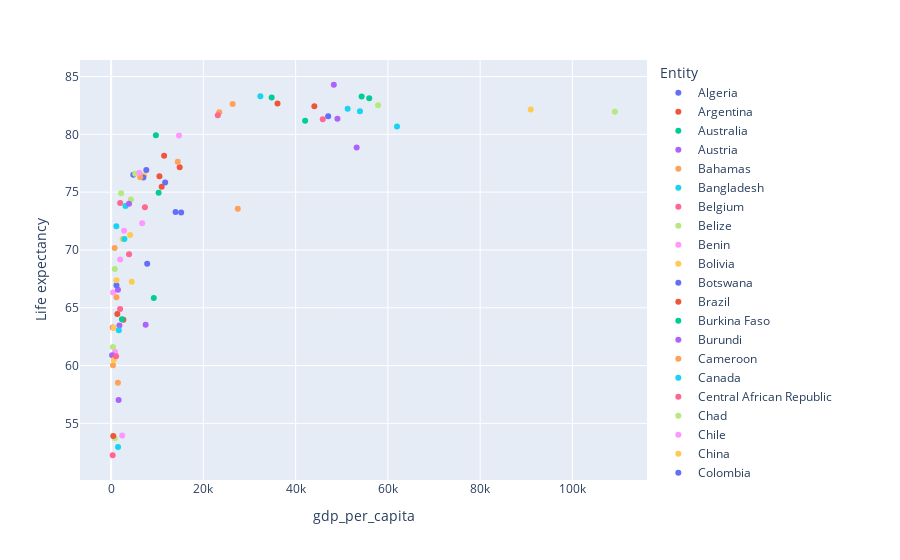

The cell this chart's notebook holds for it:
### Code cell
px.scatter(gdp_pop_le.query('Year == 2017'), x='gdp_per_capita', y='Life expectancy', color='Entity')

### Figure 1 — Plotly figure (JSON) as saved in the notebook; plotly's stock layout.template omitted (floating-point values rounded to 4 significant figures)
{"data": [{"hovertemplate": "Entity=Algeria<br>gdp_per_capita=%{x}<br>Life expectancy=%{y}<extra></extra>", "legendgroup": "Algeria", "marker": {"color": "#636efa", "symbol": "circle"}, "mode": "markers", "name": "Algeria", "orientation": "v", "showlegend": true, "type": "scatter", "x": [4817.0], "xaxis": "x", "y": [76.5], "yaxis": "y"}, {"hovertemplate": "Entity=Argentina<br>gdp_per_capita=%{x}<br>Life expectancy=%{y}<extra></extra>", "legendgroup": "Argentina", "marker": {"color": "#EF553B", "symbol": "circle"}, "mode": "markers", "name": "Argentina", "orientation": "v", "showlegend": true, "type": "scatter", "x": [10480.0], "xaxis": "x", "y": [76.37], "yaxis": "y"}, {"hovertemplate": "Entity=Australia<br>gdp_per_capita=%{x}<br>Life expectancy=%{y}<extra></extra>", "legendgroup": "Australia", "marker": {"color": "#00cc96", "symbol": "circle"}, "mode": "markers", "name": "Australia", "orientation": "v", "showlegend": true, "type": "scatter", "x": [55960.0], "xaxis": "x", "y": [83.12], "yaxis": "y"}, {"hovertemplate": "Entity=Austria<br>gdp_per_capita=%{x}<br>Life expectancy=%{y}<extra></extra>", "legendgroup": "Austria", "marker": {"color": "#ab63fa", "symbol": "circle"}, "mode": "markers", "name": "Austria", "orientation": "v", "showlegend": true, "type": "scatter", "x": [49070.0], "xaxis": "x", "y": [81.34], "yaxis": "y"}, {"hovertemplate": "Entity=Bahamas<br>gdp_per_capita=%{x}<br>Life expectancy=%{y}<extra></extra>", "legendgroup": "Bahamas", "marker": {"color": "#FFA15A", "symbol": "circle"}, "mode": "markers", "name": "Bahamas", "orientation": "v", "showlegend": true, "type": "scatter", "x": [27470.0], "xaxis": "x", "y": [73.55], "yaxis": "y"}, {"hovertemplate": "Entity=Bangladesh<br>gdp_per_capita=%{x}<br>Life expectancy=%{y}<extra></extra>", "legendgroup": "Bangladesh", "marker": {"color": "#19d3f3", "symbol": "circle"}, "mode": "markers", "name": "Bangladesh", "orientation": "v", "showlegend": true, "type": "scatter", "x": [1127.0], "xaxis": "x", "y": [72.05], "yaxis": "y"}, {"hovertemplate": "Entity=Belgium<br>gdp_per_capita=%{x}<br>Life expectancy=%{y}<extra></extra>", "legendgroup": "Belgium", "marker": {"color": "#FF6692", "symbol": "circle"}, "mode": "markers", "name": "Belgium", "orientation": "v", "showlegend": true, "type": "scatter", "x": [45890.0], "xaxis": "x", "y": [81.31], "yaxis": "y"}, {"hovertemplate": "Entity=Belize<br>gdp_per_capita=%{x}<br>Life expectancy=%{y}<extra></extra>", "legendgroup": "Belize", "marker": {"color": "#B6E880", "symbol": "circle"}, "mode": "markers", "name": "Belize", "orientation": "v", "showlegend": true, "type": "scatter", "x": [4300.0], "xaxis": "x", "y": [74.36], "yaxis": "y"}, {"hovertemplate": "Entity=Benin<br>gdp_per_capita=%{x}<br>Life expectancy=%{y}<extra></extra>", "legendgroup": "Benin", "marker": {"color": "#FF97FF", "symbol": "circle"}, "mode": "markers", "name": "Benin", "orientation": "v", "showlegend": true, "type": "scatter", "x": [860.0], "xaxis": "x", "y": [61.17], "yaxis": "y"}, {"hovertemplate": "Entity=Bolivia<br>gdp_per_capita=%{x}<br>Life expectancy=%{y}<extra></extra>", "legendgroup": "Bolivia", "marker": {"color": "#FECB52", "symbol": "circle"}, "mode": "markers", "name": "Bolivia", "orientation": "v", "showlegend": true, "type": "scatter", "x": [2491.0], "xaxis": "x", "y": [70.94], "yaxis": "y"}, {"hovertemplate": "Entity=Botswana<br>gdp_per_capita=%{x}<br>Life expectancy=%{y}<extra></extra>", "legendgroup": "Botswana", "marker": {"color": "#636efa", "symbol": "circle"}, "mode": "markers", "name": "Botswana", "orientation": "v", "showlegend": true, "type": "scatter", "x": [7819.0], "xaxis": "x", "y": [68.81], "yaxis": "y"}, {"hovertemplate": "Entity=Brazil<br>gdp_per_capita=%{x}<br>Life expectancy=%{y}<extra></extra>", "legendgroup": "Brazil", "marker": {"color": "#EF553B", "symbol": "circle"}, "mode": "markers", "name": "Brazil", "orientation": "v", "showlegend": true, "type": "scatter", "x": [10970.0], "xaxis": "x", "y": [75.46], "yaxis": "y"}, {"hovertemplate": "Entity=Burkina Faso<br>gdp_per_capita=%{x}<br>Life expectancy=%{y}<extra></extra>", "legendgroup": "Burkina Faso", "marker": {"color": "#00cc96", "symbol": "circle"}, "mode": "markers", "name": "Burkina Faso", "orientation": "v", "showlegend": true, "type": "scatter", "x": [688.5], "xaxis": "x", "y": [60.77], "yaxis": "y"}, {"hovertemplate": "Entity=Burundi<br>gdp_per_capita=%{x}<br>Life expectancy=%{y}<extra></extra>", "legendgroup": "Burundi", "marker": {"color": "#ab63fa", "symbol": "circle"}, "mode": "markers", "name": "Burundi", "orientation": "v", "showlegend": true, "type": "scatter", "x": [213.3], "xaxis": "x", "y": [60.9], "yaxis": "y"}, {"hovertemplate": "Entity=Cameroon<br>gdp_per_capita=%{x}<br>Life expectancy=%{y}<extra></extra>", "legendgroup": "Cameroon", "marker": {"color": "#FFA15A", "symbol": "circle"}, "mode": "markers", "name": "Cameroon", "orientation": "v", "showlegend": true, "type": "scatter", "x": [1472.0], "xaxis": "x", "y": [58.51], "yaxis": "y"}, {"hovertemplate": "Entity=Canada<br>gdp_per_capita=%{x}<br>Life expectancy=%{y}<extra></extra>", "legendgroup": "Canada", "marker": {"color": "#19d3f3", "symbol": "circle"}, "mode": "markers", "name": "Canada", "orientation": "v", "showlegend": true, "type": "scatter", "x": [51280.0], "xaxis": "x", "y": [82.21], "yaxis": "y"}, {"hovertemplate": "Entity=Central African Republic<br>gdp_per_capita=%{x}<br>Life expectancy=%{y}<extra></extra>", "legendgroup": "Central African Republic", "marker": {"color": "#FF6692", "symbol": "circle"}, "mode": "markers", "name": "Central African Republic", "orientation": "v", "showlegend": true, "type": "scatter", "x": [339.6], "xaxis": "x", "y": [52.24], "yaxis": "y"}, {"hovertemplate": "Entity=Chad<br>gdp_per_capita=%{x}<br>Life expectancy=%{y}<extra></extra>", "legendgroup": "Chad", "marker": {"color": "#B6E880", "symbol": "circle"}, "mode": "markers", "name": "Chad", "orientation": "v", "showlegend": true, "type": "scatter", "x": [817.0], "xaxis": "x", "y": [53.71], "yaxis": "y"}, {"hovertemplate": "Entity=Chile<br>gdp_per_capita=%{x}<br>Life expectancy=%{y}<extra></extra>", "legendgroup": "Chile", "marker": {"color": "#FF97FF", "symbol": "circle"}, "mode": "markers", "name": "Chile", "orientation": "v", "showlegend": true, "type": "scatter", "x": [14720.0], "xaxis": "x", "y": [79.91], "yaxis": "y"}, {"hovertemplate": "Entity=China<br>gdp_per_capita=%{x}<br>Life expectancy=%{y}<extra></extra>", "legendgroup": "China", "marker": {"color": "#FECB52", "symbol": "circle"}, "mode": "markers", "name": "China", "orientation": "v", "showlegend": true, "type": "scatter", "x": [7150.0], "xaxis": "x", "y": [76.47], "yaxis": "y"}, {"hovertemplate": "Entity=Colombia<br>gdp_per_capita=%{x}<br>Life expectancy=%{y}<extra></extra>", "legendgroup": "Colombia", "marker": {"color": "#636efa", "symbol": "circle"}, "mode": "markers", "name": "Colombia", "orientation": "v", "showlegend": true, "type": "scatter", "x": [7625.0], "xaxis": "x", "y": [76.92], "yaxis": "y"}, {"hovertemplate": "Entity=Congo<br>gdp_per_capita=%{x}<br>Life expectancy=%{y}<extra></extra>", "legendgroup": "Congo", "marker": {"color": "#EF553B", "symbol": "circle"}, "mode": "markers", "name": "Congo", "orientation": "v", "showlegend": true, "type": "scatter", "x": [2652.0], "xaxis": "x", "y": [63.95], "yaxis": "y"}, {"hovertemplate": "Entity=Costa Rica<br>gdp_per_capita=%{x}<br>Life expectancy=%{y}<extra></extra>", "legendgroup": "Costa Rica", "marker": {"color": "#00cc96", "symbol": "circle"}, "mode": "markers", "name": "Costa Rica", "orientation": "v", "showlegend": true, "type": "scatter", "x": [9704.0], "xaxis": "x", "y": [79.91], "yaxis": "y"}, {"hovertemplate": "Entity=Cote d'Ivoire<br>gdp_per_capita=%{x}<br>Life expectancy=%{y}<extra></extra>", "legendgroup": "Cote d'Ivoire", "marker": {"color": "#ab63fa", "symbol": "circle"}, "mode": "markers", "name": "Cote d'Ivoire", "orientation": "v", "showlegend": true, "type": "scatter", "x": [1623.0], "xaxis": "x", "y": [57.02], "yaxis": "y"}, {"hovertemplate": "Entity=Democratic Republic of Congo<br>gdp_per_capita=%{x}<br>Life expectancy=%{y}<extra></extra>", "legendgroup": "Democratic Republic of Congo", "marker": {"color": "#FFA15A", "symbol": "circle"}, "mode": "markers", "name": "Democratic Republic of Congo", "orientation": "v", "showlegend": true, "type": "scatter", "x": [408.8], "xaxis": "x", "y": [60.03], "yaxis": "y"}, {"hovertemplate": "Entity=Denmark<br>gdp_per_capita=%{x}<br>Life expectancy=%{y}<extra></extra>", "legendgroup": "Denmark", "marker": {"color": "#19d3f3", "symbol": "circle"}, "mode": "markers", "name": "Denmark", "orientation": "v", "showlegend": true, "type": "scatter", "x": [61990.0], "xaxis": "x", "y": [80.68], "yaxis": "y"}, {"hovertemplate": "Entity=Dominican Republic<br>gdp_per_capita=%{x}<br>Life expectancy=%{y}<extra></extra>", "legendgroup": "Dominican Republic", "marker": {"color": "#FF6692", "symbol": "circle"}, "mode": "markers", "name": "Dominican Republic", "orientation": "v", "showlegend": true, "type": "scatter", "x": [7326.0], "xaxis": "x", "y": [73.69], "yaxis": "y"}, {"hovertemplate": "Entity=Ecuador<br>gdp_per_capita=%{x}<br>Life expectancy=%{y}<extra></extra>", "legendgroup": "Ecuador", "marker": {"color": "#B6E880", "symbol": "circle"}, "mode": "markers", "name": "Ecuador", "orientation": "v", "showlegend": true, "type": "scatter", "x": [5219.0], "xaxis": "x", "y": [76.58], "yaxis": "y"}, {"hovertemplate": "Entity=Egypt<br>gdp_per_capita=%{x}<br>Life expectancy=%{y}<extra></extra>", "legendgroup": "Egypt", "marker": {"color": "#FF97FF", "symbol": "circle"}, "mode": "markers", "name": "Egypt", "orientation": "v", "showlegend": true, "type": "scatter", "x": [2817.0], "xaxis": "x", "y": [71.66], "yaxis": "y"}, {"hovertemplate": "Entity=Fiji<br>gdp_per_capita=%{x}<br>Life expectancy=%{y}<extra></extra>", "legendgroup": "Fiji", "marker": {"color": "#FECB52", "symbol": "circle"}, "mode": "markers", "name": "Fiji", "orientation": "v", "showlegend": true, "type": "scatter", "x": [4463.0], "xaxis": "x", "y": [67.25], "yaxis": "y"}, {"hovertemplate": "Entity=Finland<br>gdp_per_capita=%{x}<br>Life expectancy=%{y}<extra></extra>", "legendgroup": "Finland", "marker": {"color": "#636efa", "symbol": "circle"}, "mode": "markers", "name": "Finland", "orientation": "v", "showlegend": true, "type": "scatter", "x": [47060.0], "xaxis": "x", "y": [81.56], "yaxis": "y"}, {"hovertemplate": "Entity=France<br>gdp_per_capita=%{x}<br>Life expectancy=%{y}<extra></extra>", "legendgroup": "France", "marker": {"color": "#EF553B", "symbol": "circle"}, "mode": "markers", "name": "France", "orientation": "v", "showlegend": true, "type": "scatter", "x": [44060.0], "xaxis": "x", "y": [82.43], "yaxis": "y"}, {"hovertemplate": "Entity=Gabon<br>gdp_per_capita=%{x}<br>Life expectancy=%{y}<extra></extra>", "legendgroup": "Gabon", "marker": {"color": "#00cc96", "symbol": "circle"}, "mode": "markers", "name": "Gabon", "orientation": "v", "showlegend": true, "type": "scatter", "x": [9260.0], "xaxis": "x", "y": [65.84], "yaxis": "y"}, {"hovertemplate": "Entity=Ghana<br>gdp_per_capita=%{x}<br>Life expectancy=%{y}<extra></extra>", "legendgroup": "Ghana", "marker": {"color": "#ab63fa", "symbol": "circle"}, "mode": "markers", "name": "Ghana", "orientation": "v", "showlegend": true, "type": "scatter", "x": [1796.0], "xaxis": "x", "y": [63.46], "yaxis": "y"}, {"hovertemplate": "Entity=Greece<br>gdp_per_capita=%{x}<br>Life expectancy=%{y}<extra></extra>", "legendgroup": "Greece", "marker": {"color": "#FFA15A", "symbol": "circle"}, "mode": "markers", "name": "Greece", "orientation": "v", "showlegend": true, "type": "scatter", "x": [23440.0], "xaxis": "x", "y": [81.9], "yaxis": "y"}, {"hovertemplate": "Entity=Guatemala<br>gdp_per_capita=%{x}<br>Life expectancy=%{y}<extra></extra>", "legendgroup": "Guatemala", "marker": {"color": "#19d3f3", "symbol": "circle"}, "mode": "markers", "name": "Guatemala", "orientation": "v", "showlegend": true, "type": "scatter", "x": [3124.0], "xaxis": "x", "y": [73.81], "yaxis": "y"}, {"hovertemplate": "Entity=Guyana<br>gdp_per_capita=%{x}<br>Life expectancy=%{y}<extra></extra>", "legendgroup": "Guyana", "marker": {"color": "#FF6692", "symbol": "circle"}, "mode": "markers", "name": "Guyana", "orientation": "v", "showlegend": true, "type": "scatter", "x": [3886.0], "xaxis": "x", "y": [69.62], "yaxis": "y"}, {"hovertemplate": "Entity=Honduras<br>gdp_per_capita=%{x}<br>Life expectancy=%{y}<extra></extra>", "legendgroup": "Honduras", "marker": {"color": "#B6E880", "symbol": "circle"}, "mode": "markers", "name": "Honduras", "orientation": "v", "showlegend": true, "type": "scatter", "x": [2172.0], "xaxis": "x", "y": [74.9], "yaxis": "y"}, {"hovertemplate": "Entity=India<br>gdp_per_capita=%{x}<br>Life expectancy=%{y}<extra></extra>", "legendgroup": "India", "marker": {"color": "#FF97FF", "symbol": "circle"}, "mode": "markers", "name": "India", "orientation": "v", "showlegend": true, "type": "scatter", "x": [1964.0], "xaxis": "x", "y": [69.17], "yaxis": "y"}, {"hovertemplate": "Entity=Indonesia<br>gdp_per_capita=%{x}<br>Life expectancy=%{y}<extra></extra>", "legendgroup": "Indonesia", "marker": {"color": "#FECB52", "symbol": "circle"}, "mode": "markers", "name": "Indonesia", "orientation": "v", "showlegend": true, "type": "scatter", "x": [4120.0], "xaxis": "x", "y": [71.28], "yaxis": "y"}, {"hovertemplate": "Entity=Iran<br>gdp_per_capita=%{x}<br>Life expectancy=%{y}<extra></extra>", "legendgroup": "Iran", "marker": {"color": "#636efa", "symbol": "circle"}, "mode": "markers", "name": "Iran", "orientation": "v", "showlegend": true, "type": "scatter", "x": [6989.0], "xaxis": "x", "y": [76.27], "yaxis": "y"}, {"hovertemplate": "Entity=Israel<br>gdp_per_capita=%{x}<br>Life expectancy=%{y}<extra></extra>", "legendgroup": "Israel", "marker": {"color": "#EF553B", "symbol": "circle"}, "mode": "markers", "name": "Israel", "orientation": "v", "showlegend": true, "type": "scatter", "x": [36070.0], "xaxis": "x", "y": [82.66], "yaxis": "y"}, {"hovertemplate": "Entity=Italy<br>gdp_per_capita=%{x}<br>Life expectancy=%{y}<extra></extra>", "legendgroup": "Italy", "marker": {"color": "#00cc96", "symbol": "circle"}, "mode": "markers", "name": "Italy", "orientation": "v", "showlegend": true, "type": "scatter", "x": [34810.0], "xaxis": "x", "y": [83.18], "yaxis": "y"}, {"hovertemplate": "Entity=Japan<br>gdp_per_capita=%{x}<br>Life expectancy=%{y}<extra></extra>", "legendgroup": "Japan", "marker": {"color": "#ab63fa", "symbol": "circle"}, "mode": "markers", "name": "Japan", "orientation": "v", "showlegend": true, "type": "scatter", "x": [48280.0], "xaxis": "x", "y": [84.29], "yaxis": "y"}, {"hovertemplate": "Entity=Kenya<br>gdp_per_capita=%{x}<br>Life expectancy=%{y}<extra></extra>", "legendgroup": "Kenya", "marker": {"color": "#FFA15A", "symbol": "circle"}, "mode": "markers", "name": "Kenya", "orientation": "v", "showlegend": true, "type": "scatter", "x": [1157.0], "xaxis": "x", "y": [65.91], "yaxis": "y"}, {"hovertemplate": "Entity=Lesotho<br>gdp_per_capita=%{x}<br>Life expectancy=%{y}<extra></extra>", "legendgroup": "Lesotho", "marker": {"color": "#19d3f3", "symbol": "circle"}, "mode": "markers", "name": "Lesotho", "orientation": "v", "showlegend": true, "type": "scatter", "x": [1504.0], "xaxis": "x", "y": [52.95], "yaxis": "y"}, {"hovertemplate": "Entity=Liberia<br>gdp_per_capita=%{x}<br>Life expectancy=%{y}<extra></extra>", "legendgroup": "Liberia", "marker": {"color": "#FF6692", "symbol": "circle"}, "mode": "markers", "name": "Liberia", "orientation": "v", "showlegend": true, "type": "scatter", "x": [354.5], "xaxis": "x", "y": [63.3], "yaxis": "y"}, {"hovertemplate": "Entity=Luxembourg<br>gdp_per_capita=%{x}<br>Life expectancy=%{y}<extra></extra>", "legendgroup": "Luxembourg", "marker": {"color": "#B6E880", "symbol": "circle"}, "mode": "markers", "name": "Luxembourg", "orientation": "v", "showlegend": true, "type": "scatter", "x": [109200.0], "xaxis": "x", "y": [81.95], "yaxis": "y"}, {"hovertemplate": "Entity=Madagascar<br>gdp_per_capita=%{x}<br>Life expectancy=%{y}<extra></extra>", "legendgroup": "Madagascar", "marker": {"color": "#FF97FF", "symbol": "circle"}, "mode": "markers", "name": "Madagascar", "orientation": "v", "showlegend": true, "type": "scatter", "x": [421.9], "xaxis": "x", "y": [66.31], "yaxis": "y"}, {"hovertemplate": "Entity=Malawi<br>gdp_per_capita=%{x}<br>Life expectancy=%{y}<extra></extra>", "legendgroup": "Malawi", "marker": {"color": "#FECB52", "symbol": "circle"}, "mode": "markers", "name": "Malawi", "orientation": "v", "showlegend": true, "type": "scatter", "x": [512.7], "xaxis": "x", "y": [63.28], "yaxis": "y"}, {"hovertemplate": "Entity=Malaysia<br>gdp_per_capita=%{x}<br>Life expectancy=%{y}<extra></extra>", "legendgroup": "Malaysia", "marker": {"color": "#636efa", "symbol": "circle"}, "mode": "markers", "name": "Malaysia", "orientation": "v", "showlegend": true, "type": "scatter", "x": [11710.0], "xaxis": "x", "y": [75.83], "yaxis": "y"}, {"hovertemplate": "Entity=Mauritania<br>gdp_per_capita=%{x}<br>Life expectancy=%{y}<extra></extra>", "legendgroup": "Mauritania", "marker": {"color": "#EF553B", "symbol": "circle"}, "mode": "markers", "name": "Mauritania", "orientation": "v", "showlegend": true, "type": "scatter", "x": [1347.0], "xaxis": "x", "y": [64.46], "yaxis": "y"}, {"hovertemplate": "Entity=Mexico<br>gdp_per_capita=%{x}<br>Life expectancy=%{y}<extra></extra>", "legendgroup": "Mexico", "marker": {"color": "#00cc96", "symbol": "circle"}, "mode": "markers", "name": "Mexico", "orientation": "v", "showlegend": true, "type": "scatter", "x": [10300.0], "xaxis": "x", "y": [74.95], "yaxis": "y"}, {"hovertemplate": "Entity=Myanmar<br>gdp_per_capita=%{x}<br>Life expectancy=%{y}<extra></extra>", "legendgroup": "Myanmar", "marker": {"color": "#ab63fa", "symbol": "circle"}, "mode": "markers", "name": "Myanmar", "orientation": "v", "showlegend": true, "type": "scatter", "x": [1484.0], "xaxis": "x", "y": [66.56], "yaxis": "y"}, {"hovertemplate": "Entity=Nepal<br>gdp_per_capita=%{x}<br>Life expectancy=%{y}<extra></extra>", "legendgroup": "Nepal", "marker": {"color": "#FFA15A", "symbol": "circle"}, "mode": "markers", "name": "Nepal", "orientation": "v", "showlegend": true, "type": "scatter", "x": [772.5], "xaxis": "x", "y": [70.17], "yaxis": "y"}, {"hovertemplate": "Entity=Netherlands<br>gdp_per_capita=%{x}<br>Life expectancy=%{y}<extra></extra>", "legendgroup": "Netherlands", "marker": {"color": "#19d3f3", "symbol": "circle"}, "mode": "markers", "name": "Netherlands", "orientation": "v", "showlegend": true, "type": "scatter", "x": [53950.0], "xaxis": "x", "y": [82.0], "yaxis": "y"}, {"hovertemplate": "Entity=Nicaragua<br>gdp_per_capita=%{x}<br>Life expectancy=%{y}<extra></extra>", "legendgroup": "Nicaragua", "marker": {"color": "#FF6692", "symbol": "circle"}, "mode": "markers", "name": "Nicaragua", "orientation": "v", "showlegend": true, "type": "scatter", "x": [1963.0], "xaxis": "x", "y": [74.07], "yaxis": "y"}, {"hovertemplate": "Entity=Niger<br>gdp_per_capita=%{x}<br>Life expectancy=%{y}<extra></extra>", "legendgroup": "Niger", "marker": {"color": "#B6E880", "symbol": "circle"}, "mode": "markers", "name": "Niger", "orientation": "v", "showlegend": true, "type": "scatter", "x": [393.7], "xaxis": "x", "y": [61.6], "yaxis": "y"}, {"hovertemplate": "Entity=Nigeria<br>gdp_per_capita=%{x}<br>Life expectancy=%{y}<extra></extra>", "legendgroup": "Nigeria", "marker": {"color": "#FF97FF", "symbol": "circle"}, "mode": "markers", "name": "Nigeria", "orientation": "v", "showlegend": true, "type": "scatter", "x": [2413.0], "xaxis": "x", "y": [53.95], "yaxis": "y"}, {"hovertemplate": "Entity=Norway<br>gdp_per_capita=%{x}<br>Life expectancy=%{y}<extra></extra>", "legendgroup": "Norway", "marker": {"color": "#FECB52", "symbol": "circle"}, "mode": "markers", "name": "Norway", "orientation": "v", "showlegend": true, "type": "scatter", "x": [90980.0], "xaxis": "x", "y": [82.15], "yaxis": "y"}, {"hovertemplate": "Entity=Pakistan<br>gdp_per_capita=%{x}<br>Life expectancy=%{y}<extra></extra>", "legendgroup": "Pakistan", "marker": {"color": "#636efa", "symbol": "circle"}, "mode": "markers", "name": "Pakistan", "orientation": "v", "showlegend": true, "type": "scatter", "x": [1158.0], "xaxis": "x", "y": [66.95], "yaxis": "y"}, {"hovertemplate": "Entity=Panama<br>gdp_per_capita=%{x}<br>Life expectancy=%{y}<extra></extra>", "legendgroup": "Panama", "marker": {"color": "#EF553B", "symbol": "circle"}, "mode": "markers", "name": "Panama", "orientation": "v", "showlegend": true, "type": "scatter", "x": [11490.0], "xaxis": "x", "y": [78.15], "yaxis": "y"}, {"hovertemplate": "Entity=Papua New Guinea<br>gdp_per_capita=%{x}<br>Life expectancy=%{y}<extra></extra>", "legendgroup": "Papua New Guinea", "marker": {"color": "#00cc96", "symbol": "circle"}, "mode": "markers", "name": "Papua New Guinea", "orientation": "v", "showlegend": true, "type": "scatter", "x": [2348.0], "xaxis": "x", "y": [64.01], "yaxis": "y"}, {"hovertemplate": "Entity=Paraguay<br>gdp_per_capita=%{x}<br>Life expectancy=%{y}<extra></extra>", "legendgroup": "Paraguay", "marker": {"color": "#ab63fa", "symbol": "circle"}, "mode": "markers", "name": "Paraguay", "orientation": "v", "showlegend": true, "type": "scatter", "x": [3874.0], "xaxis": "x", "y": [73.99], "yaxis": "y"}, {"hovertemplate": "Entity=Peru<br>gdp_per_capita=%{x}<br>Life expectancy=%{y}<extra></extra>", "legendgroup": "Peru", "marker": {"color": "#FFA15A", "symbol": "circle"}, "mode": "markers", "name": "Peru", "orientation": "v", "showlegend": true, "type": "scatter", "x": [6314.0], "xaxis": "x", "y": [76.29], "yaxis": "y"}, {"hovertemplate": "Entity=Philippines<br>gdp_per_capita=%{x}<br>Life expectancy=%{y}<extra></extra>", "legendgroup": "Philippines", "marker": {"color": "#19d3f3", "symbol": "circle"}, "mode": "markers", "name": "Philippines", "orientation": "v", "showlegend": true, "type": "scatter", "x": [2884.0], "xaxis": "x", "y": [70.95], "yaxis": "y"}, {"hovertemplate": "Entity=Portugal<br>gdp_per_capita=%{x}<br>Life expectancy=%{y}<extra></extra>", "legendgroup": "Portugal", "marker": {"color": "#FF6692", "symbol": "circle"}, "mode": "markers", "name": "Portugal", "orientation": "v", "showlegend": true, "type": "scatter", "x": [23130.0], "xaxis": "x", "y": [81.66], "yaxis": "y"}, {"hovertemplate": "Entity=Rwanda<br>gdp_per_capita=%{x}<br>Life expectancy=%{y}<extra></extra>", "legendgroup": "Rwanda", "marker": {"color": "#B6E880", "symbol": "circle"}, "mode": "markers", "name": "Rwanda", "orientation": "v", "showlegend": true, "type": "scatter", "x": [779.7], "xaxis": "x", "y": [68.34], "yaxis": "y"}, {"hovertemplate": "Entity=Saint Vincent and the Grenadines<br>gdp_per_capita=%{x}<br>Life expectancy=%{y}<extra></extra>", "legendgroup": "Saint Vincent and the Grenadines", "marker": {"color": "#FF97FF", "symbol": "circle"}, "mode": "markers", "name": "Saint Vincent and the Grenadines", "orientation": "v", "showlegend": true, "type": "scatter", "x": [6736.0], "xaxis": "x", "y": [72.3], "yaxis": "y"}, {"hovertemplate": "Entity=Senegal<br>gdp_per_capita=%{x}<br>Life expectancy=%{y}<extra></extra>", "legendgroup": "Senegal", "marker": {"color": "#FECB52", "symbol": "circle"}, "mode": "markers", "name": "Senegal", "orientation": "v", "showlegend": true, "type": "scatter", "x": [1166.0], "xaxis": "x", "y": [67.38], "yaxis": "y"}, {"hovertemplate": "Entity=Seychelles<br>gdp_per_capita=%{x}<br>Life expectancy=%{y}<extra></extra>", "legendgroup": "Seychelles", "marker": {"color": "#636efa", "symbol": "circle"}, "mode": "markers", "name": "Seychelles", "orientation": "v", "showlegend": true, "type": "scatter", "x": [13970.0], "xaxis": "x", "y": [73.28], "yaxis": "y"}, {"hovertemplate": "Entity=Sierra Leone<br>gdp_per_capita=%{x}<br>Life expectancy=%{y}<extra></extra>", "legendgroup": "Sierra Leone", "marker": {"color": "#EF553B", "symbol": "circle"}, "mode": "markers", "name": "Sierra Leone", "orientation": "v", "showlegend": true, "type": "scatter", "x": [466.7], "xaxis": "x", "y": [53.9], "yaxis": "y"}, {"hovertemplate": "Entity=Singapore<br>gdp_per_capita=%{x}<br>Life expectancy=%{y}<extra></extra>", "legendgroup": "Singapore", "marker": {"color": "#00cc96", "symbol": "circle"}, "mode": "markers", "name": "Singapore", "orientation": "v", "showlegend": true, "type": "scatter", "x": [54310.0], "xaxis": "x", "y": [83.28], "yaxis": "y"}, {"hovertemplate": "Entity=South Africa<br>gdp_per_capita=%{x}<br>Life expectancy=%{y}<extra></extra>", "legendgroup": "South Africa", "marker": {"color": "#ab63fa", "symbol": "circle"}, "mode": "markers", "name": "South Africa", "orientation": "v", "showlegend": true, "type": "scatter", "x": [7486.0], "xaxis": "x", "y": [63.54], "yaxis": "y"}, {"hovertemplate": "Entity=South Korea<br>gdp_per_capita=%{x}<br>Life expectancy=%{y}<extra></extra>", "legendgroup": "South Korea", "marker": {"color": "#FFA15A", "symbol": "circle"}, "mode": "markers", "name": "South Korea", "orientation": "v", "showlegend": true, "type": "scatter", "x": [26340.0], "xaxis": "x", "y": [82.63], "yaxis": "y"}, {"hovertemplate": "Entity=Spain<br>gdp_per_capita=%{x}<br>Life expectancy=%{y}<extra></extra>", "legendgroup": "Spain", "marker": {"color": "#19d3f3", "symbol": "circle"}, "mode": "markers", "name": "Spain", "orientation": "v", "showlegend": true, "type": "scatter", "x": [32350.0], "xaxis": "x", "y": [83.29], "yaxis": "y"}, {"hovertemplate": "Entity=Sudan<br>gdp_per_capita=%{x}<br>Life expectancy=%{y}<extra></extra>", "legendgroup": "Sudan", "marker": {"color": "#FF6692", "symbol": "circle"}, "mode": "markers", "name": "Sudan", "orientation": "v", "showlegend": true, "type": "scatter", "x": [1946.0], "xaxis": "x", "y": [64.88], "yaxis": "y"}, {"hovertemplate": "Entity=Sweden<br>gdp_per_capita=%{x}<br>Life expectancy=%{y}<extra></extra>", "legendgroup": "Sweden", "marker": {"color": "#B6E880", "symbol": "circle"}, "mode": "markers", "name": "Sweden", "orientation": "v", "showlegend": true, "type": "scatter", "x": [57870.0], "xaxis": "x", "y": [82.52], "yaxis": "y"}, {"hovertemplate": "Entity=Thailand<br>gdp_per_capita=%{x}<br>Life expectancy=%{y}<extra></extra>", "legendgroup": "Thailand", "marker": {"color": "#FF97FF", "symbol": "circle"}, "mode": "markers", "name": "Thailand", "orientation": "v", "showlegend": true, "type": "scatter", "x": [6110.0], "xaxis": "x", "y": [76.68], "yaxis": "y"}, {"hovertemplate": "Entity=Togo<br>gdp_per_capita=%{x}<br>Life expectancy=%{y}<extra></extra>", "legendgroup": "Togo", "marker": {"color": "#FECB52", "symbol": "circle"}, "mode": "markers", "name": "Togo", "orientation": "v", "showlegend": true, "type": "scatter", "x": [584.9], "xaxis": "x", "y": [60.49], "yaxis": "y"}, {"hovertemplate": "Entity=Trinidad and Tobago<br>gdp_per_capita=%{x}<br>Life expectancy=%{y}<extra></extra>", "legendgroup": "Trinidad and Tobago", "marker": {"color": "#636efa", "symbol": "circle"}, "mode": "markers", "name": "Trinidad and Tobago", "orientation": "v", "showlegend": true, "type": "scatter", "x": [15190.0], "xaxis": "x", "y": [73.25], "yaxis": "y"}, {"hovertemplate": "Entity=Turkey<br>gdp_per_capita=%{x}<br>Life expectancy=%{y}<extra></extra>", "legendgroup": "Turkey", "marker": {"color": "#EF553B", "symbol": "circle"}, "mode": "markers", "name": "Turkey", "orientation": "v", "showlegend": true, "type": "scatter", "x": [14860.0], "xaxis": "x", "y": [77.16], "yaxis": "y"}, {"hovertemplate": "Entity=United Kingdom<br>gdp_per_capita=%{x}<br>Life expectancy=%{y}<extra></extra>", "legendgroup": "United Kingdom", "marker": {"color": "#00cc96", "symbol": "circle"}, "mode": "markers", "name": "United Kingdom", "orientation": "v", "showlegend": true, "type": "scatter", "x": [42070.0], "xaxis": "x", "y": [81.17], "yaxis": "y"}, {"hovertemplate": "Entity=United States<br>gdp_per_capita=%{x}<br>Life expectancy=%{y}<extra></extra>", "legendgroup": "United States", "marker": {"color": "#ab63fa", "symbol": "circle"}, "mode": "markers", "name": "United States", "orientation": "v", "showlegend": true, "type": "scatter", "x": [53230.0], "xaxis": "x", "y": [78.86], "yaxis": "y"}, {"hovertemplate": "Entity=Uruguay<br>gdp_per_capita=%{x}<br>Life expectancy=%{y}<extra></extra>", "legendgroup": "Uruguay", "marker": {"color": "#FFA15A", "symbol": "circle"}, "mode": "markers", "name": "Uruguay", "orientation": "v", "showlegend": true, "type": "scatter", "x": [14450.0], "xaxis": "x", "y": [77.63], "yaxis": "y"}, {"hovertemplate": "Entity=Zambia<br>gdp_per_capita=%{x}<br>Life expectancy=%{y}<extra></extra>", "legendgroup": "Zambia", "marker": {"color": "#19d3f3", "symbol": "circle"}, "mode": "markers", "name": "Zambia", "orientation": "v", "showlegend": true, "type": "scatter", "x": [1670.0], "xaxis": "x", "y": [63.04], "yaxis": "y"}, {"hovertemplate": "Entity=Zimbabwe<br>gdp_per_capita=%{x}<br>Life expectancy=%{y}<extra></extra>", "legendgroup": "Zimbabwe", "marker": {"color": "#FF6692", "symbol": "circle"}, "mode": "markers", "name": "Zimbabwe", "orientation": "v", "showlegend": true, "type": "scatter", "x": [1077.0], "xaxis": "x", "y": [60.81], "yaxis": "y"}], "layout": {"autosize": true, "legend": {"title": {"text": "Entity"}, "tracegroupgap": 0}, "margin": {"t": 60}, "xaxis": {"anchor": "y", "autorange": true, "domain": [0, 1], "range": [-6398.0, 115800.0], "title": {"text": "gdp_per_capita"}, "type": "linear"}, "yaxis": {"anchor": "x", "autorange": true, "domain": [0, 1], "range": [49.76, 86.77], "title": {"text": "Life expectancy"}, "type": "linear"}}}
